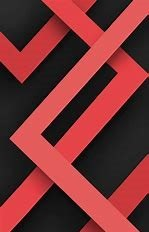
#> input picture orignal.jpg, 149 x 232 px, found by its file name
$ python main.py
#> lines starting #> are read from the running program, lines starting #| are printed output that depends on the picture
from PIL import Image

def encrypt_image(input, output, key):
#> called with input = 'D:\\picture\\jewfolder\\orignal.jpg', output = 'D:\\picture\\jewfolder\\enc_image.jpg'
    img = Image.open(input)
#> img is the input picture: PIL image 149x232 RGB; mean R, G, B 119.4, 49.3, 50.7
    pixels = img.load()

    width, height = img.size
#> width = 149; height = 232
    #nested loops iterate over each pixel in the image.
    for i in range(width):
        for j in range(height):
            r, g, b = pixels[i, j]

            # swapping red and green
            encrypted_pixel = (g,r,b )

            pixels[i, j] = encrypted_pixel

    img.save(output)
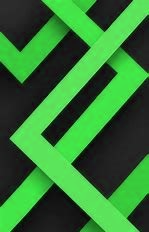
#> saved as enc_image.jpg: PIL image 149x232 RGB; mean R, G, B 49.3, 119.4, 50.7
    print("Image encrypted successfully!")

def decrypt_image(input_path, output_path, key):
#> called with input_path = 'D:\\picture\\jewfolder\\enc_image.jpg', output_path = 'D:\\picture\\jewfolder\\dec_image.jpg'
    img = Image.open(input_path)
    pixels = img.load()

    width, height = img.size
#> width = 149; height = 232

    for i in range(width):
        for j in range(height):
            r, g, b = pixels[i, j]

            # swapping red and green
            decrypted_pixel = (g, r, b)

            pixels[i, j] = decrypted_pixel

    img.save(output_path)
    print("Image decrypted successfully!")


input_image = "D:\picture\jewfolder\orignal.jpg"
encrypted_image ="D:\picture\jewfolder\enc_image.jpg"
decrypted_image = "D:\picture\jewfolder\dec_image.jpg"


encrypt_image(input_image, encrypted_image, key=None)
decrypt_image(encrypted_image, decrypted_image, key=None)
